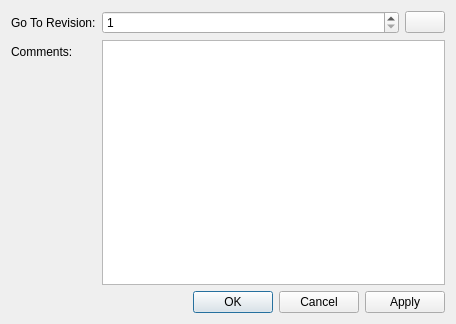
<?xml version="1.0" encoding="UTF-8"?>
<ui version="4.0">
 <class>RevisionDialog</class>
 <widget class="QDialog" name="RevisionDialog">
  <property name="geometry">
   <rect>
    <x>0</x>
    <y>0</y>
    <width>456</width>
    <height>324</height>
   </rect>
  </property>
  <property name="windowTitle">
   <string>Dialog</string>
  </property>
  <layout class="QVBoxLayout" name="verticalLayout_2">
   <item>
    <layout class="QVBoxLayout" name="verticalLayout">
     <item>
      <layout class="QFormLayout" name="formLayout">
       <item row="3" column="0">
        <widget class="QLabel" name="label">
         <property name="text">
          <string>Comments:</string>
         </property>
        </widget>
       </item>
       <item row="3" column="1">
        <widget class="QTextEdit" name="revisionComments"/>
       </item>
       <item row="1" column="1">
        <layout class="QHBoxLayout" name="horizontalLayout">
         <item>
          <widget class="QSpinBox" name="revisionNumber">
           <property name="minimum">
            <number>1</number>
           </property>
          </widget>
         </item>
         <item>
          <widget class="QPushButton" name="addRevision">
           <property name="sizePolicy">
            <sizepolicy hsizetype="Maximum" vsizetype="Fixed">
             <horstretch>0</horstretch>
             <verstretch>0</verstretch>
            </sizepolicy>
           </property>
           <property name="whatsThis">
            <string>Add Revision</string>
           </property>
           <property name="text">
            <string/>
           </property>
           <property name="icon">
            <iconset resource="../res/plotline.qrc">
             <normaloff>:/images/images/list-add.png</normaloff>:/images/images/list-add.png</iconset>
           </property>
          </widget>
         </item>
        </layout>
       </item>
       <item row="1" column="0">
        <widget class="QLabel" name="labelRevision">
         <property name="sizePolicy">
          <sizepolicy hsizetype="Maximum" vsizetype="Preferred">
           <horstretch>0</horstretch>
           <verstretch>0</verstretch>
          </sizepolicy>
         </property>
         <property name="text">
          <string>Go To Revision:</string>
         </property>
        </widget>
       </item>
      </layout>
     </item>
     <item>
      <widget class="QDialogButtonBox" name="buttonBox">
       <property name="orientation">
        <enum>Qt::Horizontal</enum>
       </property>
       <property name="standardButtons">
        <set>QDialogButtonBox::Apply|QDialogButtonBox::Cancel|QDialogButtonBox::Ok</set>
       </property>
      </widget>
     </item>
    </layout>
   </item>
  </layout>
 </widget>
 <resources>
  <include location="../res/plotline.qrc"/>
 </resources>
 <connections>
  <connection>
   <sender>buttonBox</sender>
   <signal>accepted()</signal>
   <receiver>RevisionDialog</receiver>
   <slot>accept()</slot>
   <hints>
    <hint type="sourcelabel">
     <x>248</x>
     <y>254</y>
    </hint>
    <hint type="destinationlabel">
     <x>157</x>
     <y>274</y>
    </hint>
   </hints>
  </connection>
  <connection>
   <sender>buttonBox</sender>
   <signal>rejected()</signal>
   <receiver>RevisionDialog</receiver>
   <slot>reject()</slot>
   <hints>
    <hint type="sourcelabel">
     <x>316</x>
     <y>260</y>
    </hint>
    <hint type="destinationlabel">
     <x>286</x>
     <y>274</y>
    </hint>
   </hints>
  </connection>
 </connections>
</ui>
